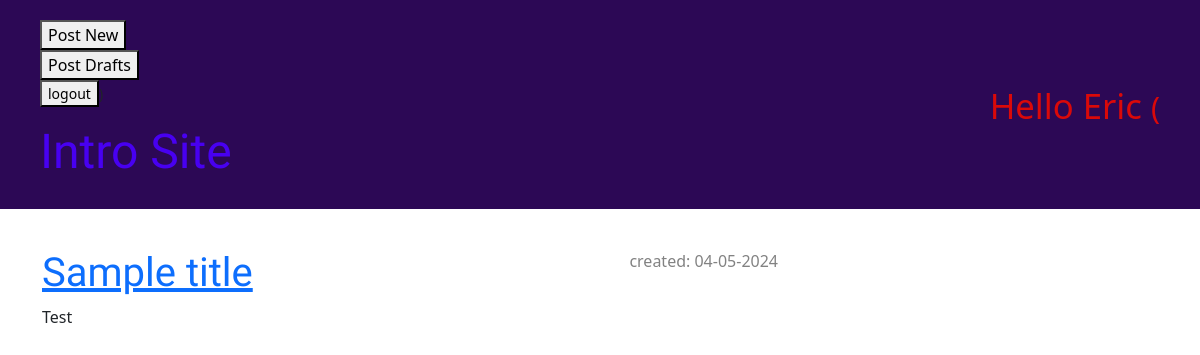
Page /drafts/ (signed in) on the earlier database version.
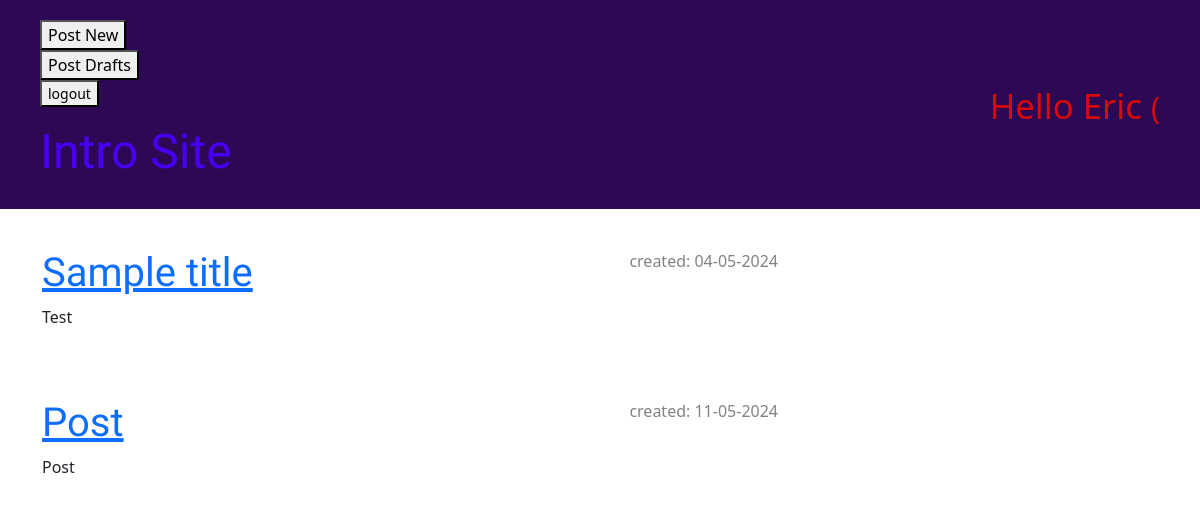
Same page on the later database version.
### blog/models.py (models this page shows, shortened)
class Post(models.Model):
    author = models.ForeignKey(settings.AUTH_USER_MODEL, on_delete=models.CASCADE)
    title = models.CharField(max_length=200)
    text = models.TextField()
    created_date = models.DateTimeField(default=timezone.now)
    published_date = models.DateTimeField(blank=True, null=True)

### blog/views.py (the view)
# urls.py: path('drafts/', views.post_draft_list, name='post_draft_list'),
def post_draft_list(request):
    posts = Post.objects.filter(published_date__isnull=True).order_by('created_date')
    return render(request, 'blog/post_draft_list.html', {'posts': posts})

### blog/templates/blog/post_draft_list.html
{% extends 'blog/base.html' %}
{% block content %}
    {% for post in posts %}
        <div class="post">
            <p class="date">created: {{ post.created_date|date:'d-m-Y' }}</p>
            <h1><a href="{% url 'post_detail' pk=post.pk %}">{{ post.title }}</a></h1>
            <p>{{ post.text|truncatechars:200 }}</p>
        </div>
    {% endfor %}
{% endblock %}

Differences in the rows shown:
added Post: created_date "11-05-2024", title "Post", text "Post"
